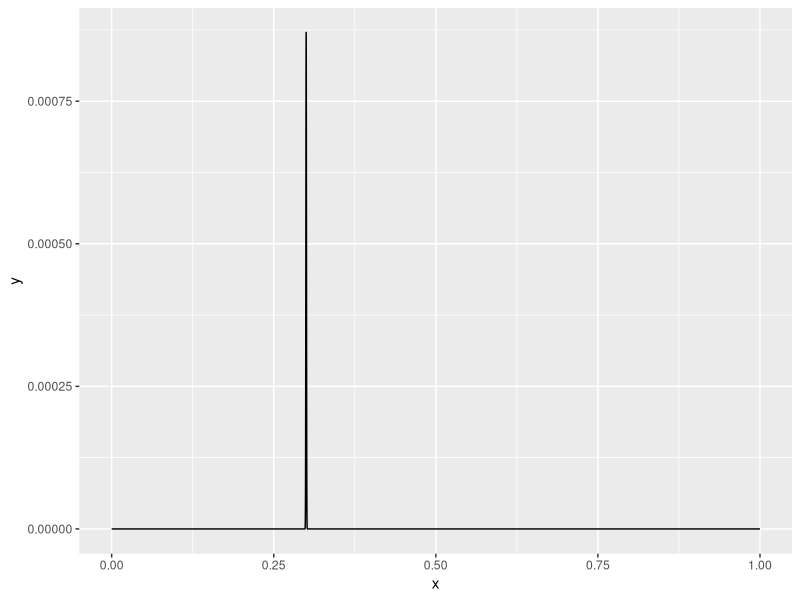

R code for this plot:
library(ggplot2)
n = 1000000
s <- 0.01
pd = 0.3
rng <- floor(n*pd*s)
center <- floor(pd*n)
x_center <- seq(center-rng,center+rng,by=1)
x <- c(0,x_center,n)
# Create the binomial distribution.
y <- dbinom(x,n,pd)
x <- x/n

# Give the chart file a name.

# Plot the graph for this sample.
qplot(x,y,geom = 'line')
